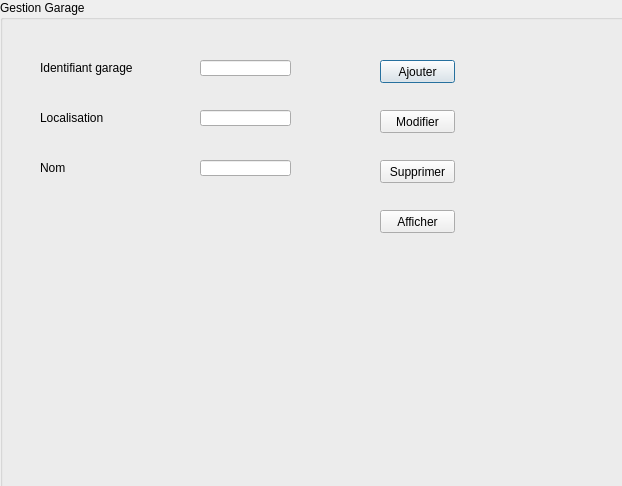
<?xml version="1.0" encoding="UTF-8"?>
<ui version="4.0">
 <class>Garage</class>
 <widget class="QDialog" name="Garage">
  <property name="geometry">
   <rect>
    <x>0</x>
    <y>0</y>
    <width>622</width>
    <height>486</height>
   </rect>
  </property>
  <property name="windowTitle">
   <string>Dialog</string>
  </property>
  <widget class="QGroupBox" name="groupBox">
   <property name="geometry">
    <rect>
     <x>0</x>
     <y>0</y>
     <width>661</width>
     <height>491</height>
    </rect>
   </property>
   <property name="title">
    <string>Gestion Garage</string>
   </property>
   <widget class="QLineEdit" name="lineEdit">
    <property name="geometry">
     <rect>
      <x>200</x>
      <y>60</y>
      <width>91</width>
      <height>16</height>
     </rect>
    </property>
   </widget>
   <widget class="QLineEdit" name="lineEdit_2">
    <property name="geometry">
     <rect>
      <x>200</x>
      <y>110</y>
      <width>91</width>
      <height>16</height>
     </rect>
    </property>
   </widget>
   <widget class="QLineEdit" name="lineEdit_3">
    <property name="geometry">
     <rect>
      <x>200</x>
      <y>160</y>
      <width>91</width>
      <height>16</height>
     </rect>
    </property>
   </widget>
   <widget class="QLabel" name="label">
    <property name="geometry">
     <rect>
      <x>40</x>
      <y>60</y>
      <width>101</width>
      <height>16</height>
     </rect>
    </property>
    <property name="text">
     <string>Identifiant garage</string>
    </property>
   </widget>
   <widget class="QLabel" name="label_2">
    <property name="geometry">
     <rect>
      <x>40</x>
      <y>110</y>
      <width>101</width>
      <height>16</height>
     </rect>
    </property>
    <property name="text">
     <string>Localisation</string>
    </property>
   </widget>
   <widget class="QLabel" name="label_3">
    <property name="geometry">
     <rect>
      <x>40</x>
      <y>160</y>
      <width>101</width>
      <height>16</height>
     </rect>
    </property>
    <property name="text">
     <string>Nom</string>
    </property>
   </widget>
   <widget class="QPushButton" name="pushButton">
    <property name="geometry">
     <rect>
      <x>380</x>
      <y>60</y>
      <width>75</width>
      <height>23</height>
     </rect>
    </property>
    <property name="text">
     <string>Ajouter</string>
    </property>
   </widget>
   <widget class="QPushButton" name="pushButton_2">
    <property name="geometry">
     <rect>
      <x>380</x>
      <y>110</y>
      <width>75</width>
      <height>23</height>
     </rect>
    </property>
    <property name="text">
     <string>Modifier</string>
    </property>
   </widget>
   <widget class="QPushButton" name="pushButton_3">
    <property name="geometry">
     <rect>
      <x>380</x>
      <y>160</y>
      <width>75</width>
      <height>23</height>
     </rect>
    </property>
    <property name="text">
     <string>Supprimer</string>
    </property>
   </widget>
   <widget class="QPushButton" name="pushButton_4">
    <property name="geometry">
     <rect>
      <x>380</x>
      <y>210</y>
      <width>75</width>
      <height>23</height>
     </rect>
    </property>
    <property name="text">
     <string>Afficher</string>
    </property>
   </widget>
  </widget>
 </widget>
 <resources/>
 <connections/>
</ui>
